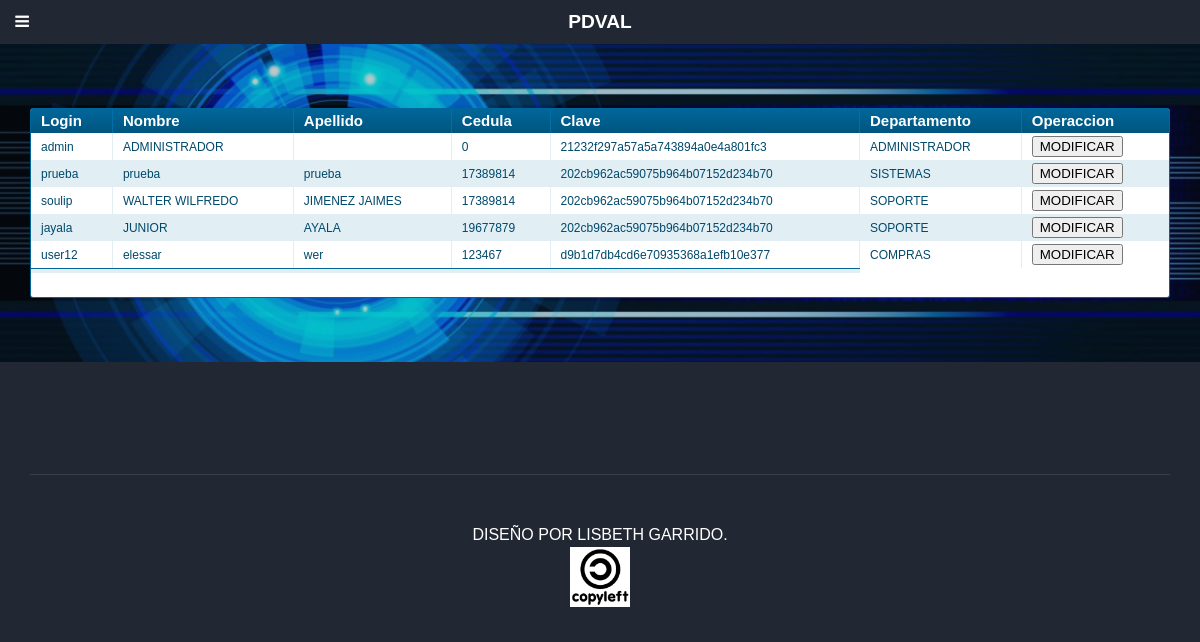
Page /registrar.php on the earlier database version.
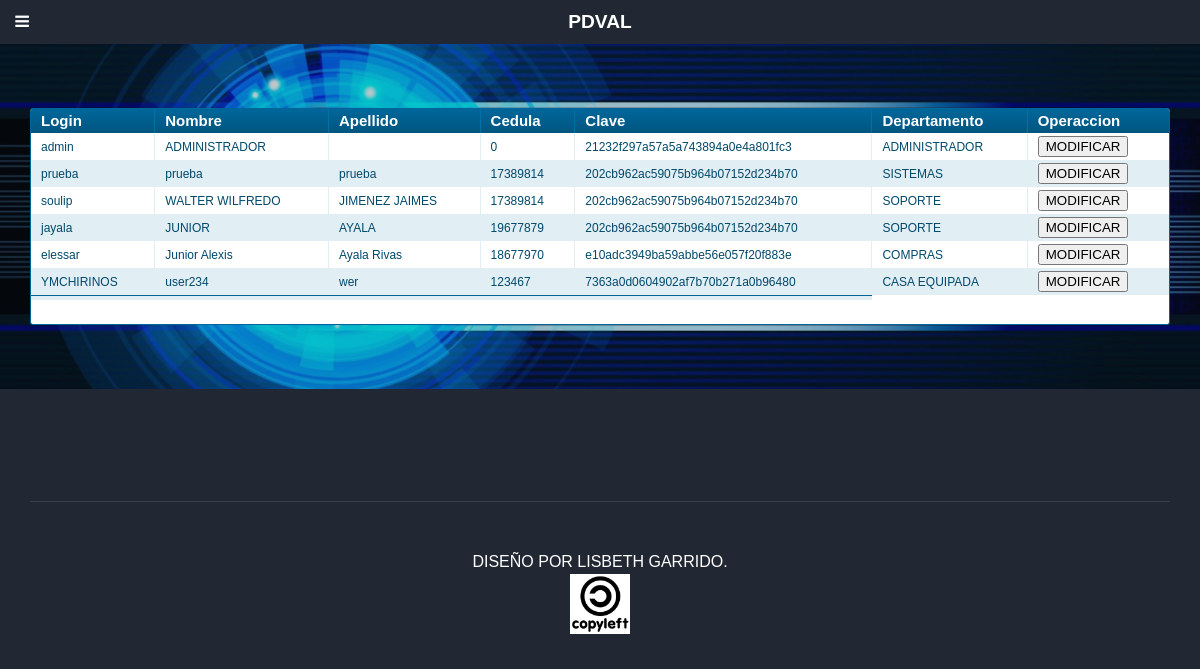
Same page on the later database version.
### tables this page shows
CREATE TABLE IF NOT EXISTS `usuarios` (
  `id` int(11) NOT NULL AUTO_INCREMENT,
  `login` varchar(255) NOT NULL,
  `nombres` varchar(255) NOT NULL,
  `apellidos` varchar(255) NOT NULL,
  `cedula` int(11) NOT NULL,
  `cod_dep` varchar(255) NOT NULL,
  `clave` varchar(255) NOT NULL,
  `telefono` varchar(15) NOT NULL,
  `direccion` varchar(50) NOT NULL,
  `id_tipo` int(11) NOT NULL,
  PRIMARY KEY (`id`),
  KEY `id_tipo` (`id_tipo`)
);

CREATE TABLE IF NOT EXISTS `departamentos` (
  `id` bigint(20) unsigned NOT NULL AUTO_INCREMENT,
  `id_departamento` varchar(255) NOT NULL,
  `descripcion` varchar(255) NOT NULL,
  PRIMARY KEY (`id_departamento`),
  UNIQUE KEY `id` (`id`),
  KEY `id_departamento` (`id_departamento`)
);

### include/clase_db_init.php (called while the page is built, shortened)
<?php
 class MySQL{
  private $conexion; private $total_consultas;
  public function MySQL(){
    if(!isset($this->conexion)){
      $this->conexion = (mysqli_connect("localhost","root",""))
        or die(mysql_error());
      $db="soporte";
    $bd1="Error al conectar a la base de datos, Consultar al Administrador";
      mysqli_select_db($this->conexion,$db) or die($bd1);
    }
  }
  public function consulta($consulta){
    $resultado = mysqli_query($this->conexion,$consulta);
    return $resultado;
  }
  public function fetch_array($consulta){
   return mysqli_fetch_array($consulta);
  }
}?>

### registrar_usuario.php (the view, shortened to what this page needs)
<link rel="stylesheet" type="text/css" href="css/tabla_solicitud.css" media="screen" />
<div class="datagrid"><table>
<thead>
     <tr><th>Login</th><th>Nombre</th><th>Apellido</th><th>Cedula</th><th>Clave</th><th>Departamento</th><th>Operaccion</th></tr>
</thead>
<tfoot>
    <tr><td colspan="5">
            <div id="paging">
            </div>
    </tr></tfoot>
<tbody>
<?php
$estatus=new MySQL();
$consulta=$estatus->consulta("select a.id, a.login, a.clave, a.nombres, a.apellidos, a.cedula, b.descripcion from usuarios as a, departamentos as b where a.cod_dep=b.id_departamento");
$contar=0;
if($_SESSION['departamento']!=0){
echo "<script language='javascript'> alert('No tiene Los Privilegios Para Ingresar a Este Sitio');"
    . " window.location.href = 'empezar.php';"
        . "</script>";
}
else{
    while($fila=$estatus->fetch_array($consulta)){
                    if($contar%2==0)
            echo"            <tr>";else echo"<tr class='alt'>";
            echo"
        <td>".utf8_encode($fila['login'])."</td><td>".$fila['nombres']."</td><td>".$fila['apellidos']."</td><td>".$fila['cedula']."</td>"
                    . ""
                    . "<td>".$fila['clave']."</td><td>".$fila['descripcion']."</td>
                    <td><button id=actuar nombre=actuar value=".$fila['id']." onclick='modificar(this.value)'>MODIFICAR</button>
                    </td></tr>
                 ";
$contar++;} echo "</form>";
}
                    ?>
</tbody>
</table></div>

### registrar.php (shortened to what this page needs)
   <!DOCTYPE HTML>
   <html>
<?php
   include '/include/clase_db_init.php';
   include 'cabecera.php';
   ?>
	<body class="homepage">
			<div id="header">
				<div class="container">
						<h1><a href="#" id="logo">PDVAL</a></h1>
						<div id="banner">
							<div >
								<?php
                                                                 include 'registrar_usuario.php';
                                                                ?>
							</div>
						</div>
				</div>
			</div>
			<?php
                                                            include 'footer.php';
                                                            ?>
	</body>
</html>

### cabecera.php (shortened to what this page needs)
 <head>
</head>

### footer.php
<div id="footer">
				<div class="container">
						<div class="copyright">
							DISEÑO POR LISBETH GARRIDO.
                                                        <BR> <IMG SRC="images/copy_left.png" width="60" ALT="Software libre" >
						</div>
				</div>
			</div>

### css/tabla_solicitud.css (style rules this page uses)
.datagrid table { border-collapse: collapse; text-align: left; width: 100%; }
.datagrid { font: normal 12px/150% Arial, Helvetica, sans-serif; background: #fff; overflow: hidden; border: 1px solid #006699; -webkit-border-radius: 3px; -moz-border-radius: 3px; border-radius: 3px; }
.datagrid table td, .datagrid table th { padding: 3px 10px; }
.datagrid table thead th { background:-webkit-gradient( linear, left top, left bottom, color-stop(0.05, #006699), color-stop(1, #00557F) );background:-moz-linear-gradient( center top, #006699 5%, #00557F 100% );filter:progid:DXImageTransform.Microsoft.gradient(startColorstr='#006699', endColorstr='#00557F');background-color:#006699; color:#FFFFFF; font-size: 15px; font-weight: bold; border-left: 1px solid #0070A8; }
.datagrid table thead th:first-child { border: none; }
.datagrid table tbody td { color: #00496B; border-left: 1px solid #E1EEF4;font-size: 12px;font-weight: normal; }
.datagrid table tbody .alt td { background: #E1EEF4; color: #00496B; }
.datagrid table tbody td:first-child { border-left: none; }
.datagrid table tbody tr:last-child td { border-bottom: none; }
.datagrid table tfoot td div { border-top: 1px solid #006699;background: #E1EEF4; }
.datagrid table tfoot td { padding: 0; font-size: 12px }
.datagrid table tfoot td div { padding: 2px; }

### css/style.css (style rules this page uses)
body { background: #222833; }
body, input, select, textarea { color: #555555; font-family: 'Raleway', sans-serif; font-size: 13pt; font-weight: 300; line-height: 1.75em; }
a { color: #3ac984; text-decoration: underline; }
p, ul, ol, dl, table, blockquote { margin: 0 0 2em 0; }
h1, h2, h3, h4, h5, h6 { color: inherit; font-weight: 700; line-height: 1.75em; margin-bottom: 1em; }
h1 a, h2 a, h3 a, h4 a, h5 a, h6 a { color: inherit; text-decoration: none; }
table { width: 100%; }
#header { background: #333333 url("../images/pic01.jpg") no-repeat; background-size: cover; color: #fff; padding: 6em 0; text-align: center; background-position: 0% 65%; position: relative; }
#header:before { content: ''; position: absolute; left: 0; top: 0; width: 100%; height: 100%; background: rgba(16, 32, 48, 0.25); }
#header > * { position: relative; z-index: 1; }
.homepage #header { padding: 8em 0; background-position: center; }
#logo { font-size: 2em; }
#banner { text-align: center; padding: 4em 0 0 0; }
#footer { padding: 4em 0; color: #fff; }
#footer .copyright { margin-top: 3em; padding-top: 3em; border-top: 1px solid; border-color: rgba(192, 192, 192, 0.15); text-align: center; color: inherit; }

### css/style-wide.css (style rules this page uses)
body, input, select, textarea { font-size: 12pt; line-height: 1.5em; }

### css/style-normal.css (style rules this page uses)
#header { padding: 4em 0; }
.homepage #header { padding: 6em 0; }
#banner { padding: 3em 0 0 0; }

### css/style-narrower.css (style rules this page uses)
.homepage #header { padding: 3em 0 4em 0; }
#logo { display: none; }
#banner { padding: 0; }

Differences in the rows shown:
changed usuarios "elessar": login "user12" → "elessar"; nombres "elessar" → "Junior Alexis"; apellidos "wer" → "Ayala Rivas"; cedula "123467" → "18677970"; clave "d9b1d7db4cd6e70935368a1efb10e377" → "e10adc3949ba59abbe56e057f20f883e"
added usuarios: login "YMCHIRINOS", nombres "user234", apellidos "wer", cedula "123467", clave "7363a0d0604902af7b70b271a0b96480", departamentos.descripcion "CASA EQUIPADA", $fila['id'] 6 (drawn)
